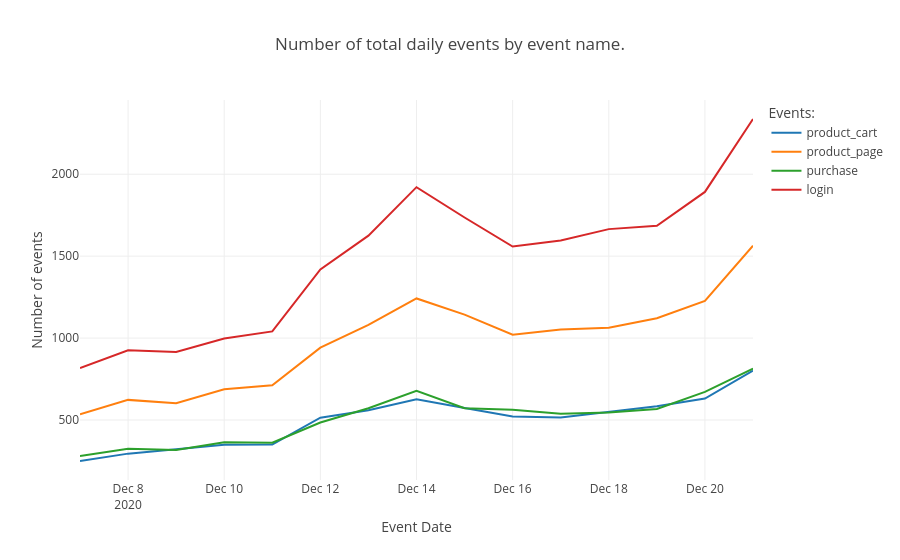

Source (notebook cell):
### Markdown cell above
>*Number of total daily events by event name:*

### Code cell
tm_events_by_name = df_ab_testing.groupby(['event_date', 'event_name'])['event_dt'].agg([
    ('n_events', 'count')
]).reset_index()
tm_events_by_name.head()

fig = px.line(tm_events_by_name,
              x="event_date",
              y="n_events",
              color='event_name',
              title='Number of total daily events by event name.',
              labels={
                  'n_events': 'Number of events',
                  'event_date': 'Event Date',
                  'event_name': 'Events:'
              })

fig.show()

### Figure 1 — Plotly figure (JSON) as saved in the notebook; plotly's stock layout.template omitted (floating-point values rounded to 4 significant figures)
{"data": [{"hovertemplate": "Events:=product_cart<br>Event Date=%{x}<br>Number of events=%{y}<extra></extra>", "legendgroup": "product_cart", "line": {"color": "#1F77B4", "dash": "solid"}, "marker": {"symbol": "circle"}, "mode": "lines", "name": "product_cart", "orientation": "v", "showlegend": true, "x": ["2020-12-07T00:00:00", "2020-12-08T00:00:00", "2020-12-09T00:00:00", "2020-12-10T00:00:00", "2020-12-11T00:00:00", "2020-12-12T00:00:00", "2020-12-13T00:00:00", "2020-12-14T00:00:00", "2020-12-15T00:00:00", "2020-12-16T00:00:00", "2020-12-17T00:00:00", "2020-12-18T00:00:00", "2020-12-19T00:00:00", "2020-12-20T00:00:00", "2020-12-21T00:00:00"], "xaxis": "x", "y": [250, 295, 321, 349, 350, 514, 560, 626, 574, 521, 516, 550, 584, 631, 801], "yaxis": "y", "type": "scatter"}, {"hovertemplate": "Events:=product_page<br>Event Date=%{x}<br>Number of events=%{y}<extra></extra>", "legendgroup": "product_page", "line": {"color": "#FF7F0E", "dash": "solid"}, "marker": {"symbol": "circle"}, "mode": "lines", "name": "product_page", "orientation": "v", "showlegend": true, "x": ["2020-12-07T00:00:00", "2020-12-08T00:00:00", "2020-12-09T00:00:00", "2020-12-10T00:00:00", "2020-12-11T00:00:00", "2020-12-12T00:00:00", "2020-12-13T00:00:00", "2020-12-14T00:00:00", "2020-12-15T00:00:00", "2020-12-16T00:00:00", "2020-12-17T00:00:00", "2020-12-18T00:00:00", "2020-12-19T00:00:00", "2020-12-20T00:00:00", "2020-12-21T00:00:00"], "xaxis": "x", "y": [535, 623, 603, 688, 712, 942, 1081, 1242, 1143, 1021, 1052, 1063, 1121, 1227, 1564], "yaxis": "y", "type": "scatter"}, {"hovertemplate": "Events:=purchase<br>Event Date=%{x}<br>Number of events=%{y}<extra></extra>", "legendgroup": "purchase", "line": {"color": "#2CA02C", "dash": "solid"}, "marker": {"symbol": "circle"}, "mode": "lines", "name": "purchase", "orientation": "v", "showlegend": true, "x": ["2020-12-07T00:00:00", "2020-12-08T00:00:00", "2020-12-09T00:00:00", "2020-12-10T00:00:00", "2020-12-11T00:00:00", "2020-12-12T00:00:00", "2020-12-13T00:00:00", "2020-12-14T00:00:00", "2020-12-15T00:00:00", "2020-12-16T00:00:00", "2020-12-17T00:00:00", "2020-12-18T00:00:00", "2020-12-19T00:00:00", "2020-12-20T00:00:00", "2020-12-21T00:00:00"], "xaxis": "x", "y": [281, 324, 317, 364, 362, 485, 572, 679, 572, 562, 539, 546, 568, 672, 814], "yaxis": "y", "type": "scatter"}, {"hovertemplate": "Events:=login<br>Event Date=%{x}<br>Number of events=%{y}<extra></extra>", "legendgroup": "login", "line": {"color": "#D62728", "dash": "solid"}, "marker": {"symbol": "circle"}, "mode": "lines", "name": "login", "orientation": "v", "showlegend": true, "x": ["2020-12-07T00:00:00", "2020-12-08T00:00:00", "2020-12-09T00:00:00", "2020-12-10T00:00:00", "2020-12-11T00:00:00", "2020-12-12T00:00:00", "2020-12-13T00:00:00", "2020-12-14T00:00:00", "2020-12-15T00:00:00", "2020-12-16T00:00:00", "2020-12-17T00:00:00", "2020-12-18T00:00:00", "2020-12-19T00:00:00", "2020-12-20T00:00:00", "2020-12-21T00:00:00"], "xaxis": "x", "y": [817, 926, 915, 998, 1041, 1419, 1625, 1921, 1736, 1559, 1596, 1665, 1685, 1892, 2337], "yaxis": "y", "type": "scatter"}], "layout": {"xaxis": {"anchor": "y", "domain": [0.0, 1.0], "title": {"text": "Event Date"}}, "yaxis": {"anchor": "x", "domain": [0.0, 1.0], "title": {"text": "Number of events"}}, "legend": {"title": {"text": "Events:"}, "tracegroupgap": 0}, "title": {"text": "Number of total daily events by event name."}}}
